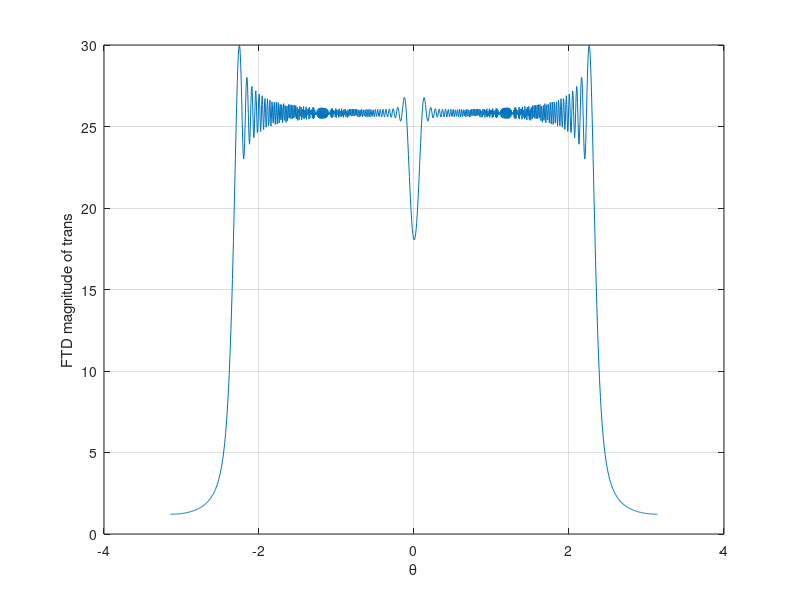

Write MATLAB code to recreate this figure. (Note: this script raises an error after producing the figure.)
clear all; close all;
load('radar.mat');
load('lowpass.mat');
TRANS = fft(trans);
theta=linspace(-pi,pi,length(TRANS));
fig = figure;
plot(theta,fftshift(abs(TRANS)));
grid on;
xlabel('\theta');
ylabel('FTD magnitude of trans');
saveas(fig,'Assignment26d.png');

%b)
rx = [];
rxy = [];
for l = -100:100
    rxy = [rxy crosscor2(trans,received,l)];
end
rxy2=[];
for l = -100:100
    rxy2 = [rxy2 crosscor2(trans,conv(received,lowpass),l)];
end
l = -100:100;
fig = figure;
subplot(2,1,1);
stem(l,rxy);
xlabel('l');
ylabel('r_{trans,received,normal}[l]');
grid on;
hold on;
subplot(2,1,2);
stem(l,rxy2);
xlabel('l');
ylabel('r_{trans,received,lowpass}[l]');
grid on;

function ry = crosscor2(x,y,l)
    ry = 0;
    M = length(x);
    if l > 0
        for n = 1:(M-(l))
            ry = ry + 1./M.*x(n).*y(n+(l));
        end
    else
        for n = (abs(l)+1):(M)
            ry = ry + 1/M.*x(n).*y(n+l);
        end
    end
end
